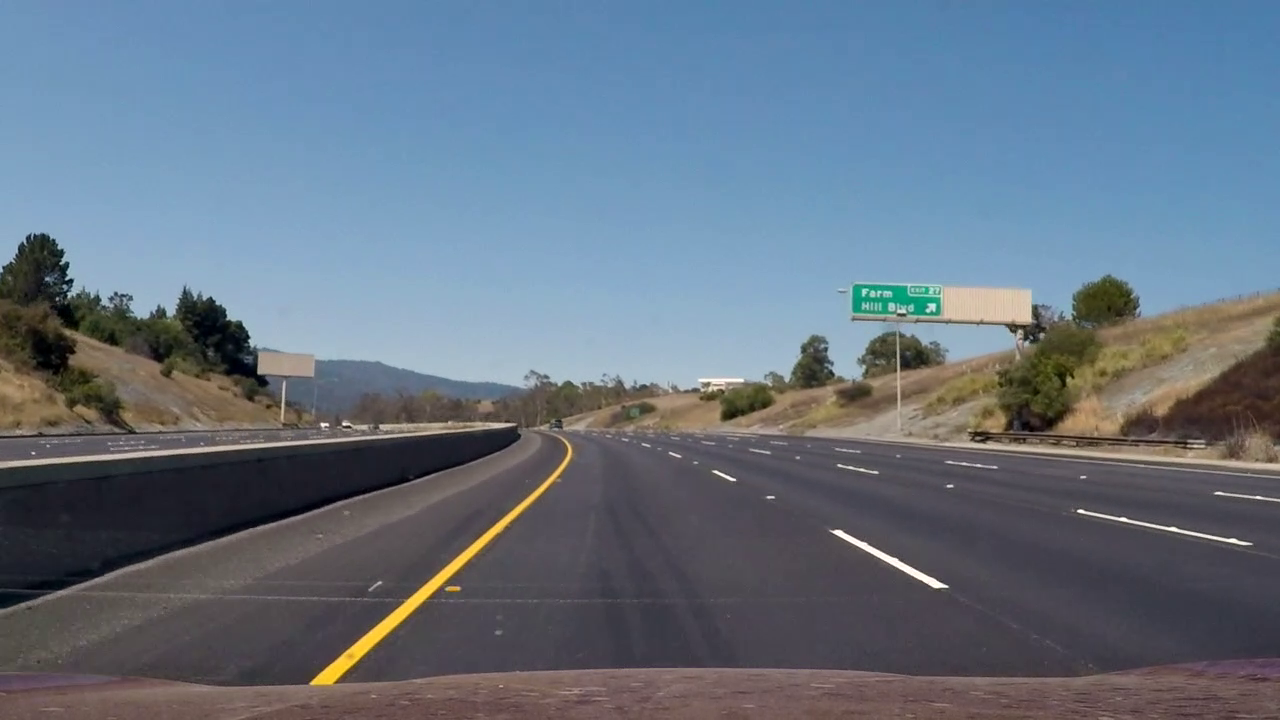
#> input picture hong/test1.png, 1280 x 720 px
$ jupyter execute bird_view.ipynb   (older library calls are emulated)
#> lines starting #> are read from the running program, lines starting #| are printed output that depends on the picture; after the words box and inside, x2 and y2 are one past the last pixel; in counts of white or black regions, pixels touching at a corner belong together
### hong/calibration.py
from glob import glob
import cv2
import numpy as np
import pandas as pd
import sys
import os
import matplotlib.pyplot as plt

sys.path.append(os.path.dirname(os.path.abspath(__file__)))

# [42 lines left out: function cailbration_save, not called in this run]

def undistort(frame, mtx, dist, img_plot=False):
    """
    Undistort a frame given camera matrix and distortion coefficients.
    :param frame: input frame
    :param mtx: camera matrix
    :param dist: distortion coefficients
    :param verbose: if True, show frame before/after distortion correction
    :return: undistorted frame
    """
    frame_undistorted = cv2.undistort(frame, mtx, dist, newCameraMatrix=mtx)

    if img_plot:
        fig, ax = plt.subplots(nrows=1, ncols=2, figsize=(10, 12))
        ax[0].imshow(cv2.cvtColor(frame, cv2.COLOR_BGR2RGB))
        ax[1].imshow(cv2.cvtColor(frame_undistorted, cv2.COLOR_BGR2RGB))
        plt.show()

    return frame_undistorted

# [3 lines that do not run on import are left out]

### hong/2_part/bird_view.ipynb
[cell 1]
import cv2
import numpy as np
import glob
import matplotlib.pyplot as plt


# selected threshold to highlight yellow lines
yellow_HSV_th_min = np.array([0, 70, 70])
yellow_HSV_th_max = np.array([50, 255, 255])


def thresh_frame_in_HSV(frame, min_values, max_values, verbose=False):
    """
    Threshold a color frame in HSV space
    """
    HSV = cv2.cvtColor(frame, cv2.COLOR_BGR2HSV)

    min_th_ok = np.all(HSV > min_values, axis=2)
    max_th_ok = np.all(HSV < max_values, axis=2)

    out = np.logical_and(min_th_ok, max_th_ok)

    if verbose:
        plt.imshow(out, cmap='gray')
        plt.show()

    return out


def thresh_frame_sobel(frame, kernel_size):
    """
    Apply Sobel edge detection to an input frame, then threshold the result
    """
    gray = cv2.cvtColor(frame, cv2.COLOR_BGR2GRAY)

    sobel_x = cv2.Sobel(gray, cv2.CV_64F, 1, 0, ksize=kernel_size)
    sobel_y = cv2.Sobel(gray, cv2.CV_64F, 0, 1, ksize=kernel_size)

    sobel_mag = np.sqrt(sobel_x ** 2 + sobel_y ** 2)
    sobel_mag = np.uint8(sobel_mag / np.max(sobel_mag) * 255)

    _, sobel_mag = cv2.threshold(sobel_mag, 50, 1, cv2.THRESH_BINARY)

    return sobel_mag.astype(bool)


def get_binary_from_equalized_grayscale(frame):
    """
    Apply histogram equalization to an input frame, threshold it and return the (binary) result.
    """
    gray = cv2.cvtColor(frame, cv2.COLOR_BGR2GRAY)

    eq_global = cv2.equalizeHist(gray)

    _, th = cv2.threshold(eq_global, thresh=250, maxval=255, type=cv2.THRESH_BINARY)

    return th


def binarize(img, verbose=False):
    """
    Convert an input frame to a binary image which highlight as most as possible the lane-lines.
    :param img: input color frame
    :param verbose: if True, show intermediate results
    :return: binarized frame
    """
    h, w = img.shape[:2]

    binary = np.zeros(shape=(h, w), dtype=np.uint8)

    # highlight yellow lines by threshold in HSV color space
    HSV_yellow_mask = thresh_frame_in_HSV(img, yellow_HSV_th_min, yellow_HSV_th_max, verbose=False)
    binary = np.logical_or(binary, HSV_yellow_mask)

    # highlight white lines by thresholding the equalized frame
    eq_white_mask = get_binary_from_equalized_grayscale(img)
    binary = np.logical_or(binary, eq_white_mask)

    # get Sobel binary mask (thresholded gradients)
    sobel_mask = thresh_frame_sobel(img, kernel_size=9)
    binary = np.logical_or(binary, sobel_mask)

    # apply a light morphology to "fill the gaps" in the binary image
    kernel = np.ones((5, 5), np.uint8)
    closing = cv2.morphologyEx(binary.astype(np.uint8), cv2.MORPH_CLOSE, kernel)

    if verbose:
        f, ax = plt.subplots(2, 3)
        f.set_facecolor('white')
        ax[0, 0].imshow(cv2.cvtColor(img, cv2.COLOR_BGR2RGB))
        ax[0, 0].set_title('input_frame')
        ax[0, 0].set_axis_off()
#         ax[0, 0].set_axis_bgcolor('red')
        ax[0, 1].imshow(eq_white_mask, cmap='gray')
        ax[0, 1].set_title('white mask')
        ax[0, 1].set_axis_off()

        ax[0, 2].imshow(HSV_yellow_mask, cmap='gray')
        ax[0, 2].set_title('yellow mask')
        ax[0, 2].set_axis_off()

        ax[1, 0].imshow(sobel_mask, cmap='gray')
        ax[1, 0].set_title('sobel mask')
        ax[1, 0].set_axis_off()

        ax[1, 1].imshow(binary, cmap='gray')
        ax[1, 1].set_title('before closure')
        ax[1, 1].set_axis_off()

        ax[1, 2].imshow(closing, cmap='gray')
        ax[1, 2].set_title('after closure')
        ax[1, 2].set_axis_off()
        plt.show()

    return closing

[cell 2]
img = cv2.imread(r"../test1.png")
#> img is the input picture: shape (720, 1280, 3); mean B, G, R 130, 115.1, 101.3

binarize(img, verbose=1)
#> in thresh_frame_in_HSV, `HSV = cv2.cvtColor(frame, cv2.COLOR_BGR2HSV)`: HSV: shape (720, 1280, 3); mean H, S, V 92.1, 73.7, 137.2
#> in thresh_frame_in_HSV, `min_th_ok = np.all(HSV > min_values, axis=2)`:
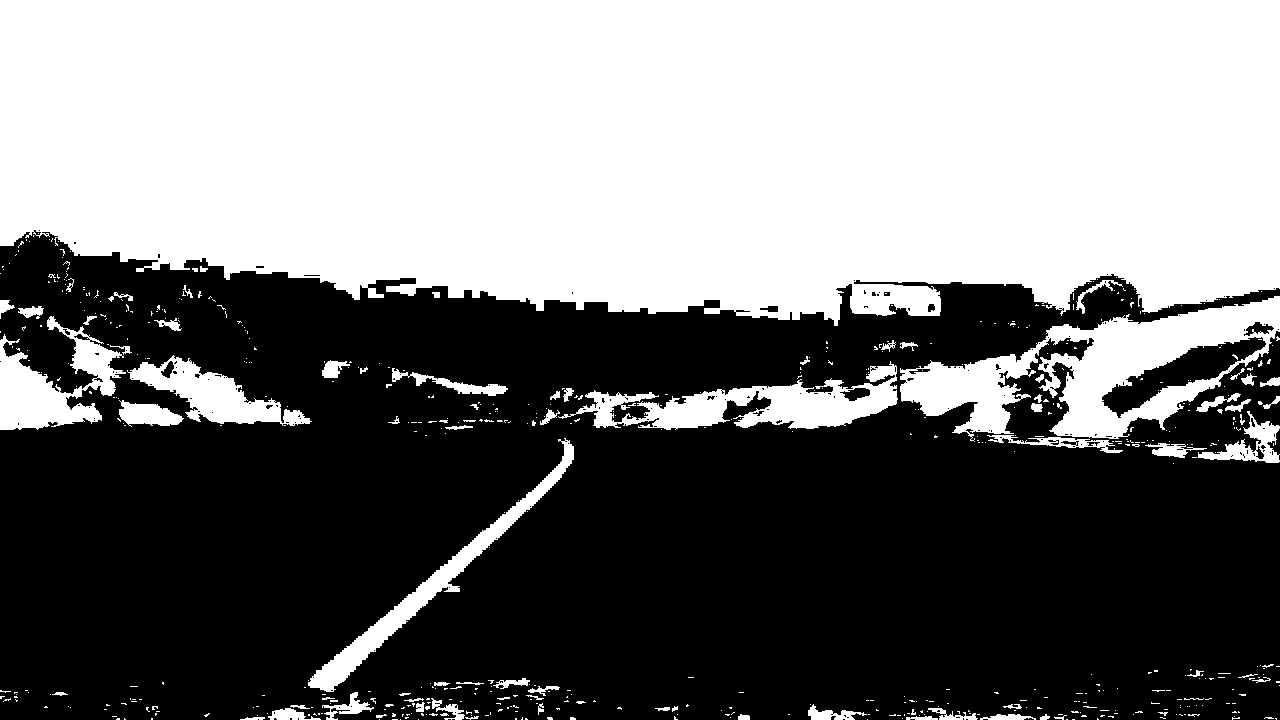
#> min_th_ok: shape (720, 1280) bool; 46.9% white; 608 white regions (524 under 20 px), largest, box (x1, y1, x2, y2) and area: (0, 0, 1280, 326) 371047, (900, 296, 1280, 442) 21564, (558, 361, 898, 430) 9167
#> in thresh_frame_in_HSV, `max_th_ok = np.all(HSV < max_values, axis=2)`: max_th_ok: shape (720, 1280) bool; 22.6% white; 71 white regions (47 under 20 px), largest, box (x1, y1, x2, y2) and area: (0, 246, 1280, 720) 203611, (256, 352, 314, 378) 1252, (1074, 508, 1248, 546) 1085
#> in thresh_frame_in_HSV, `out = np.logical_and(min_th_ok, max_th_ok)`: out: shape (720, 1280) bool; 6.3% white; 469 white regions (402 under 20 px), largest, box (x1, y1, x2, y2) and area: (900, 296, 1280, 442) 21564, (558, 361, 898, 430) 9167, (0, 316, 126, 430) 6505
#> in get_binary_from_equalized_grayscale, `_, th = cv2.threshold(eq_global, thresh=250, maxval=255, type=cv2.THRE..`: th: shape (720, 1280); 1.8% white; 186 white regions (155 under 20 px), largest, box (x1, y1, x2, y2) and area: (342, 349, 778, 391) 6622, (310, 440, 571, 685) 2766, (943, 287, 1032, 322) 2746
#> in binarize, `binary = np.logical_or(binary, eq_white_mask)`: binary: shape (720, 1280) bool; 7.9% white; 641 white regions (547 under 20 px), largest, box (x1, y1, x2, y2) and area: (900, 296, 1280, 442) 21564, (342, 349, 898, 430) 15838, (0, 316, 126, 430) 6505
#> in thresh_frame_sobel, `_, sobel_mag = cv2.threshold(sobel_mag, 50, 1, cv2.THRESH_BINARY)`: sobel_mag: shape (720, 1280); values 0 (black) and 1 (white), 4.3% white; 347 white regions (233 under 20 px), largest, box (x1, y1, x2, y2) and area: (174, 433, 1103, 688) 5700, (0, 419, 518, 470) 4212, (84, 285, 542, 391) 2878
#> in binarize, `binary = np.logical_or(binary, sobel_mask)`: binary: shape (720, 1280) bool; 11.1% white; 554 white regions (450 under 20 px), largest, box (x1, y1, x2, y2) and area: (84, 282, 1280, 473) 56468, (0, 316, 312, 431) 12524, (174, 433, 1103, 692) 8402
#> in binarize, `closing = cv2.morphologyEx(binary.astype(np.uint8), cv2.MORPH_CLOSE, k..`: closing: shape (720, 1280); values 0 (black) and 1 (white), 12.7% white; 168 white regions (116 under 20 px), largest, box (x1, y1, x2, y2) and area: (0, 231, 1280, 720) 97806, (0, 416, 523, 611) 8243, (828, 527, 951, 591) 1512

[cell 3]
def birdeye(img, verbose=False):
    """
    Apply perspective transform to input frame to get the bird's eye view.
    :param img: input color frame
    :param verbose: if True, show the transformation result
    :return: warped image, and both forward and backward transformation matrices
    """
    h, w = img.shape[:2]

    src = np.float32([[w, h-10],    # br
                      [0, h-10],    # bl
                      [546, 460],   # tl
                      [732, 460]])  # tr
    dst = np.float32([[w, h],       # br
                      [0, h],       # bl
                      [0, 0],       # tl
                      [w, 0]])      # tr

    M = cv2.getPerspectiveTransform(src, dst)
    Minv = cv2.getPerspectiveTransform(dst, src)

    warped = cv2.warpPerspective(img, M, (w, h), flags=cv2.INTER_LINEAR)

    if verbose:
        f, axarray = plt.subplots(1, 2)
        f.set_facecolor('white')
        axarray[0].set_title('Before perspective transform')
        axarray[0].imshow(img, cmap='gray')
        for point in src:
            axarray[0].plot(*point, '.')
        axarray[1].set_title('After perspective transform')
        axarray[1].imshow(warped, cmap='gray')
        for point in dst:
            axarray[1].plot(*point, '.')
        for axis in axarray:
            axis.set_axis_off()
        plt.show()

    return warped, M, Minv

[cell 4]
import sys
import os
sys.path.append(os.path.dirname(os.path.abspath(os.path.dirname(os.path.abspath("hong")))))

from calibration import undistort

import pickle
with open('../camera_matrix.pickle', 'rb') as f:
#> (reads hong/camera_matrix.pickle from the repository)
    data = pickle.load(f)

mtx = data['mtx']
dist = data['dist']
un_img = undistort(frame=img, mtx=mtx, dist=dist, img_plot=False)
br_img = binarize(un_img, verbose=0)
#> call 2 of binarize, with verbose = 0
#> in thresh_frame_in_HSV (call 2), `HSV = cv2.cvtColor(frame, cv2.COLOR_BGR2HSV)`: HSV: shape (720, 1280, 3); mean H, S, V 93.5, 72.6, 137.5
#> in thresh_frame_in_HSV (call 2), `min_th_ok = np.all(HSV > min_values, axis=2)`: min_th_ok: shape (720, 1280) bool; 46.4% white; 341 white regions (271 under 20 px), largest, box (x1, y1, x2, y2) and area: (0, 0, 1280, 325) 368816, (903, 299, 1280, 443) 23039, (558, 362, 901, 430) 9342
#> in thresh_frame_in_HSV (call 2), `max_th_ok = np.all(HSV < max_values, axis=2)`: max_th_ok: shape (720, 1280) bool; 21.6% white; 46 white regions (27 under 20 px), largest, box (x1, y1, x2, y2) and area: (0, 276, 1280, 720) 193739, (1089, 512, 1280, 558) 1345, (248, 351, 309, 378) 1340
#> in thresh_frame_in_HSV (call 2), `out = np.logical_and(min_th_ok, max_th_ok)`: out: shape (720, 1280) bool; 6.1% white; 265 white regions (211 under 20 px), largest, box (x1, y1, x2, y2) and area: (903, 299, 1280, 443) 23039, (558, 362, 901, 430) 9342, (110, 354, 305, 427) 5552
#> in get_binary_from_equalized_grayscale (call 2), `_, th = cv2.threshold(eq_global, thresh=250, maxval=255, type=cv2.THRE..`: th: shape (720, 1280); 1.8% white; 136 white regions (108 under 20 px), largest, box (x1, y1, x2, y2) and area: (338, 349, 778, 391) 6721, (948, 285, 1042, 320) 2977, (301, 441, 571, 693) 2885
#> in binarize (call 2), `binary = np.logical_or(binary, eq_white_mask)`: binary: shape (720, 1280) bool; 7.7% white; 394 white regions (314 under 20 px), largest, box (x1, y1, x2, y2) and area: (903, 299, 1280, 443) 23039, (558, 362, 901, 430) 9393, (338, 349, 778, 391) 6721
#> call 2 of thresh_frame_sobel, with kernel_size = 9
#> in thresh_frame_sobel (call 2), `sobel_y = cv2.Sobel(gray, cv2.CV_64F, 0, 1, ksize=kernel_size)`:
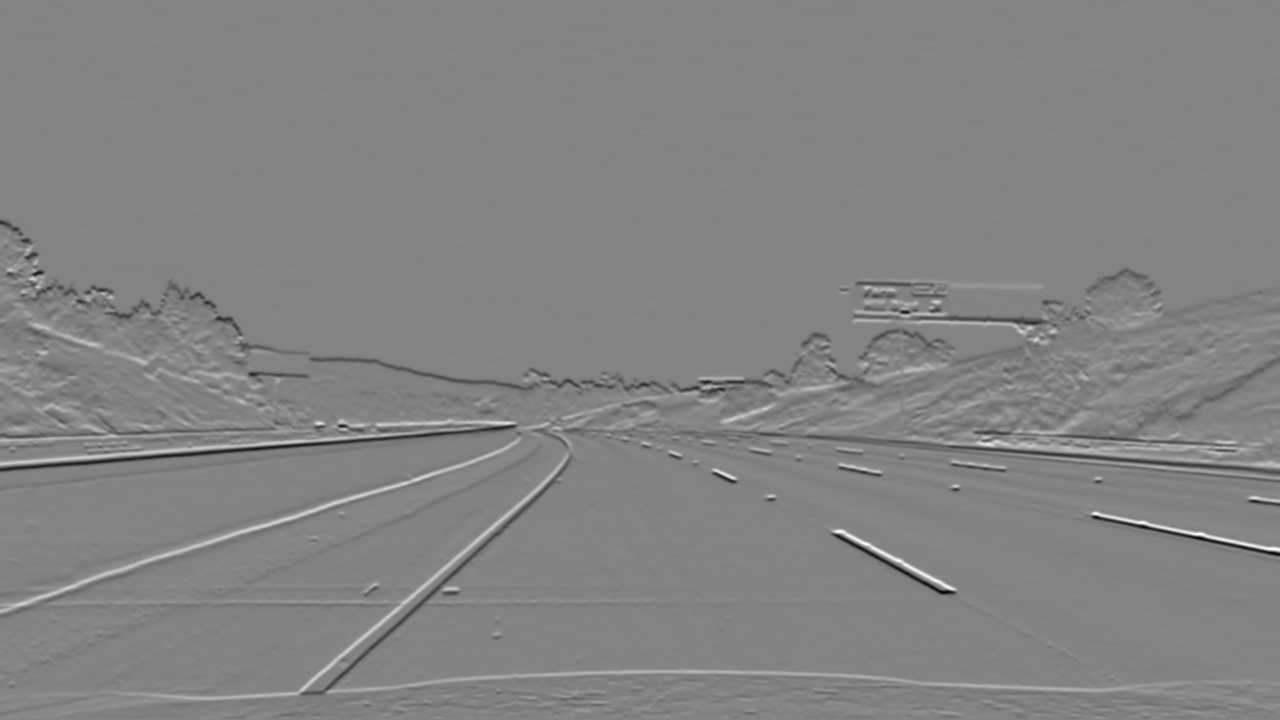
#> sobel_y: shape (720, 1280) float64; min -1555938, max 1466685, mean -1523.9; drawn with min black and max white
#> in thresh_frame_sobel (call 2), `_, sobel_mag = cv2.threshold(sobel_mag, 50, 1, cv2.THRESH_BINARY)`: sobel_mag: shape (720, 1280); values 0 (black) and 1 (white), 4.5% white; 324 white regions (207 under 20 px), largest, box (x1, y1, x2, y2) and area: (153, 433, 1127, 700) 6143, (0, 419, 518, 472) 4346, (56, 281, 541, 391) 3151
#> in binarize (call 2), `binary = np.logical_or(binary, sobel_mask)`: binary: shape (720, 1280) bool; 11% white; 383 white regions (288 under 20 px), largest, box (x1, y1, x2, y2) and area: (803, 285, 1280, 475) 34222, (56, 281, 902, 433) 22982, (153, 433, 1127, 701) 8975
#> in binarize (call 2), `closing = cv2.morphologyEx(binary.astype(np.uint8), cv2.MORPH_CLOSE, k..`:
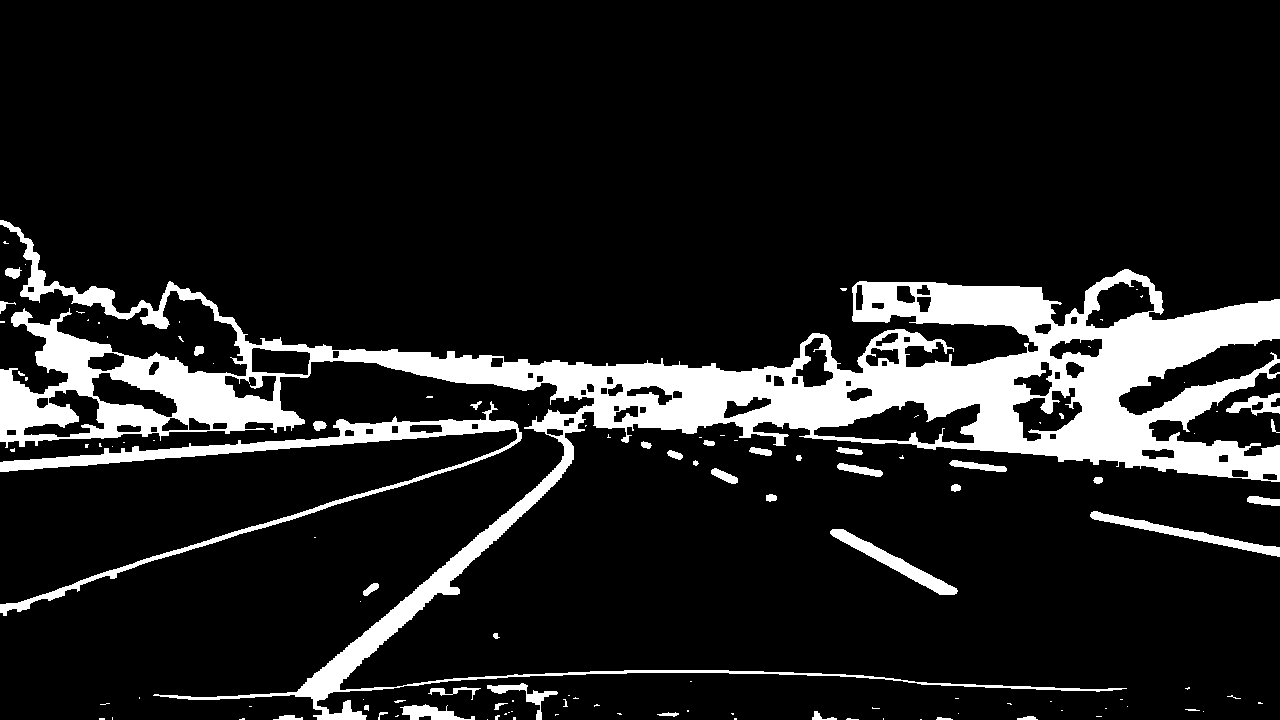
#> closing: shape (720, 1280); values 0 (black) and 1 (white), 12.4% white; 121 white regions (79 under 20 px), largest, box (x1, y1, x2, y2) and area: (0, 220, 1280, 720) 96981, (0, 401, 522, 616) 8565, (830, 529, 958, 595) 1630
img_birdeye, M, Minv = birdeye(cv2.cvtColor(un_img, cv2.COLOR_BGR2RGB), verbose=True)
#> in birdeye, `warped = cv2.warpPerspective(img, M, (w, h), flags=cv2.INTER_LINEAR)`:
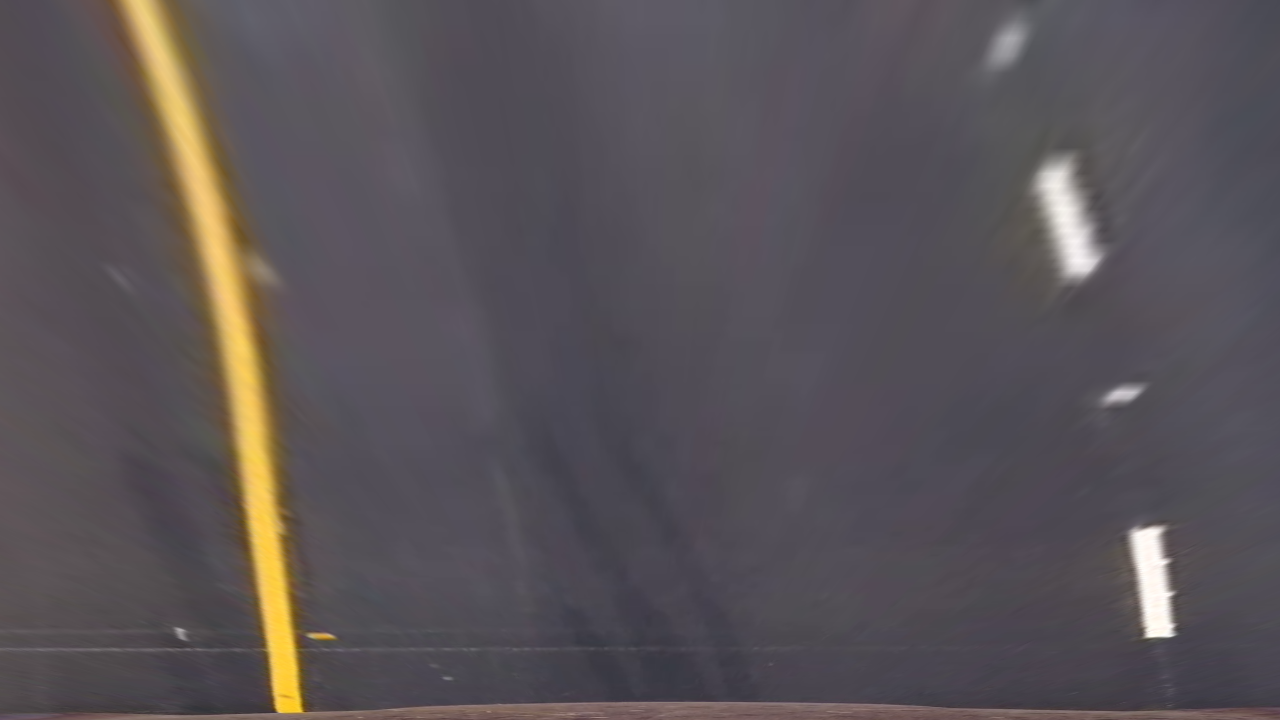
#> warped: shape (720, 1280, 3); mean R, G, B 89.3, 83.3, 87.2
#> in birdeye, `plt.show()`:
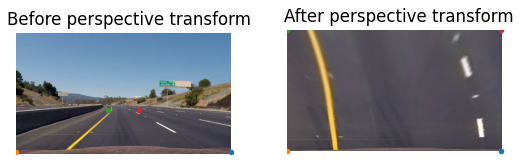
#> figure drawn by matplotlib, 2 panels
#> M = [[-0.701, -1.53, 1086.4], [7.11e-16, -2.02, 928.2], [9.76e-19, -0.0024, 1]]; Minv = [[0.145, -0.758, 546], [0, -0.496, 460], [0, -0.00119, 1]]

plt.figure(figsize=(8,8))
plt.imshow(img_birdeye)
plt.show()
